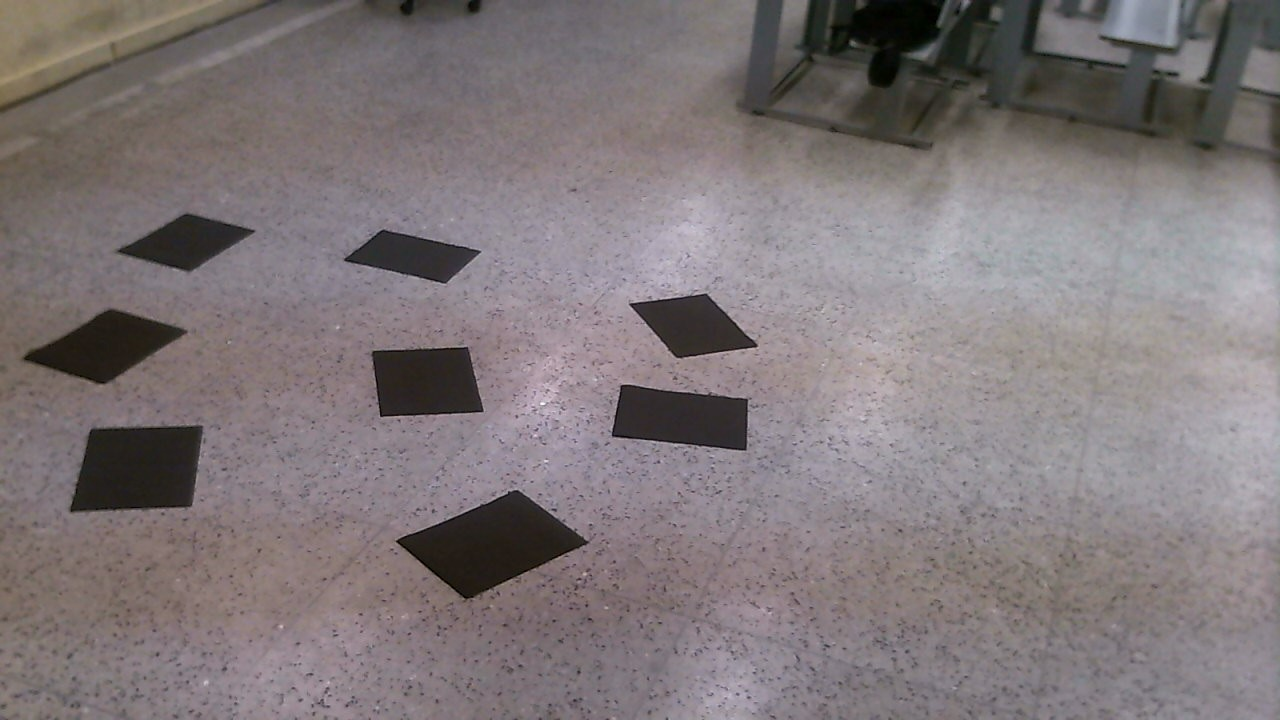
#> input picture input/camera2/picture065.jpg, 1280 x 720 px
$ python changeSize.py   (older library calls are emulated)
#> lines starting #> are read from the running program, lines starting #| are printed output that depends on the picture; after the words box and inside, x2 and y2 are one past the last pixel; in counts of white or black regions, pixels touching at a corner belong together
import cv2
import numpy as np
import glob
import copy


'''
while True:
    im = cv2.imread('input/camera1/picture059.jpg')

    im2 = cv2.resize(im, (0, 0), fx=0.5, fy=0.5)

    cv2.imshow('image1', im)
    cv2.imshow('image2', im2)

    k = cv2.waitKey(0)

    if k == 27:
        break

cv2.destroyAllWindows();

'''


im = 'input/camera2/picture065.jpg'
img = cv2.imread(im)
#> img is the input picture: shape (720, 1280, 3); mean B, G, R 121.2, 119.1, 127.5
#img = cv2.resize(im, (0,0), fx = 0.5, fy= 0.5)

cimg = cv2.cvtColor(img,cv2.COLOR_BGR2GRAY)
cimg = cv2.medianBlur(cimg,17)
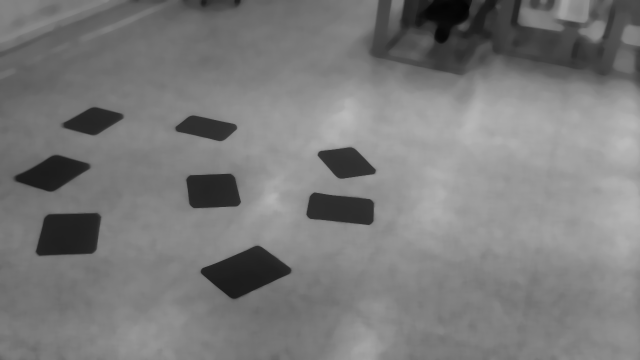
#> cimg: shape (720, 1280) (shown at 1/2 size); min 3, max 186, mean 122.6
img3 = cv2.GaussianBlur(cimg, (5,5), 0)

#cv2.imshow('img1', img2)
#cv2.imshow('img', img3)

ret,thresh1 = cv2.threshold(cimg, 70, 255,cv2.THRESH_BINARY)
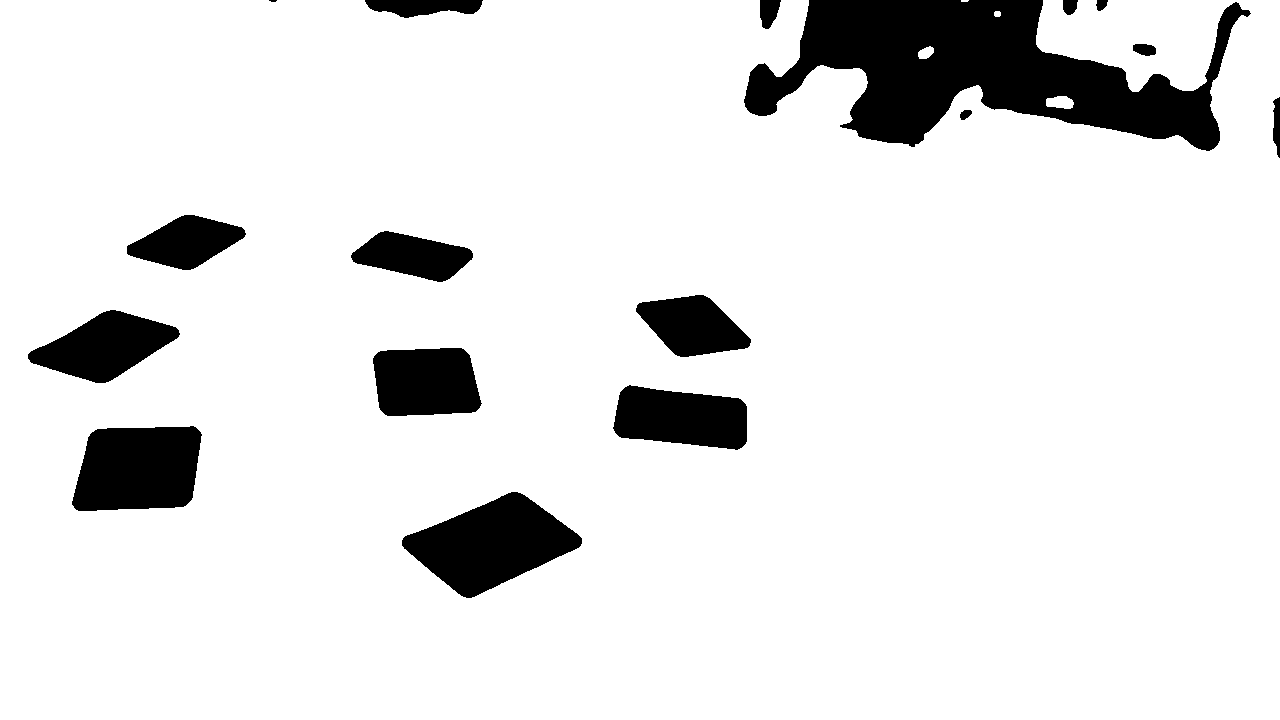
#> thresh1: shape (720, 1280); 89.9% white; 17 black regions (1 under 20 px)
t2 = copy.copy(thresh1)
cv2.imshow('thresh', t2)

x, y  = thresh1.shape
arr = np.zeros((x, y, 3), np.uint8)
final_contours= []
image, contours, hierarchy = cv2.findContours(t2,cv2.RETR_TREE,cv2.CHAIN_APPROX_SIMPLE)
#> contours = 15 contours, 1 with area under 20; largest, box (x1, y1, x2, y2) and area: (0, 0, 1280, 720) 877337, (401, 491, 583, 599) 10784, (71, 425, 203, 512) 9536, (612, 384, 748, 451) 6797, (372, 347, 483, 417) 6568
for i in range(len(contours)):
    cnt = contours[i]
    #cv2.drawContours(img, [cnt], -1, [0, 255,255])

    if cv2.contourArea(cnt) > 2500 and cv2.contourArea(cnt) < 20000 :
        cv2.drawContours(img, [cnt],-1, [0, 255, 255])
        cv2.fillConvexPoly(arr, cnt, [255, 255, 255])
        final_contours.append(cnt)
#> this loop made 15 passes
#> cnt on pass 4: [[961, 0], [961, 1], [967, 1], [968, 0]]
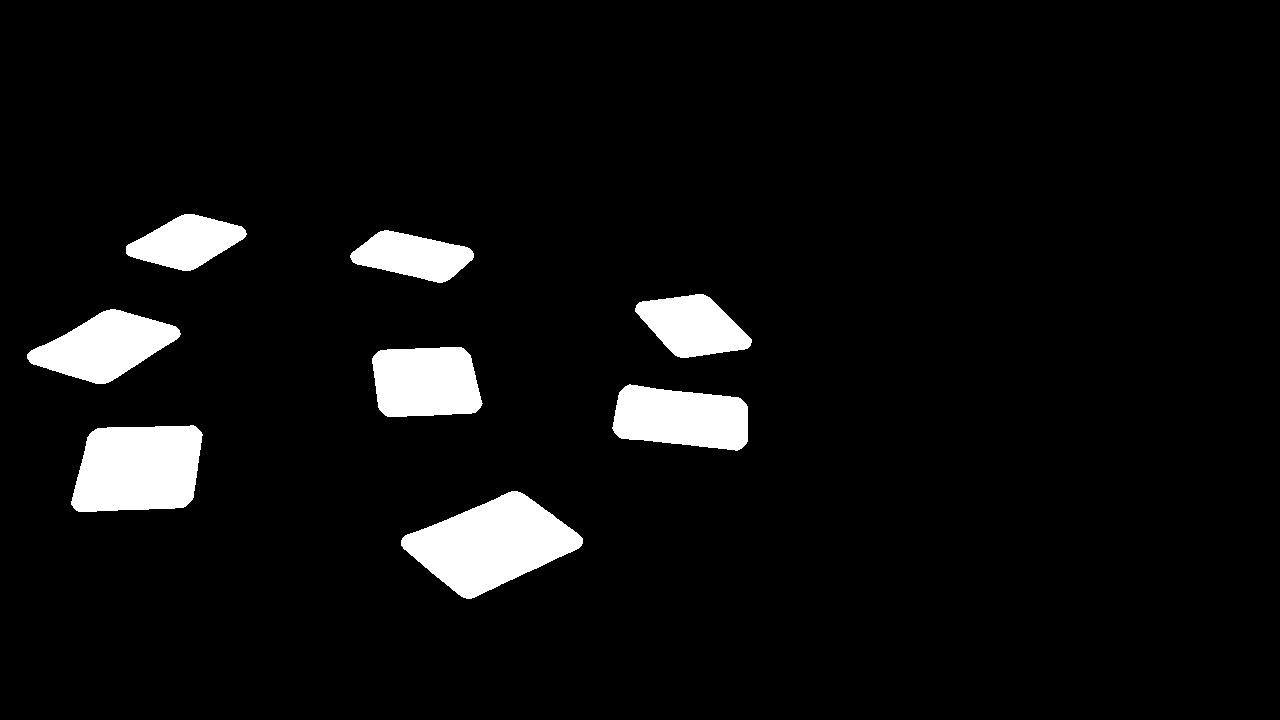
#> arr: shape (720, 1280, 3); 5.9% white; 8 white regions
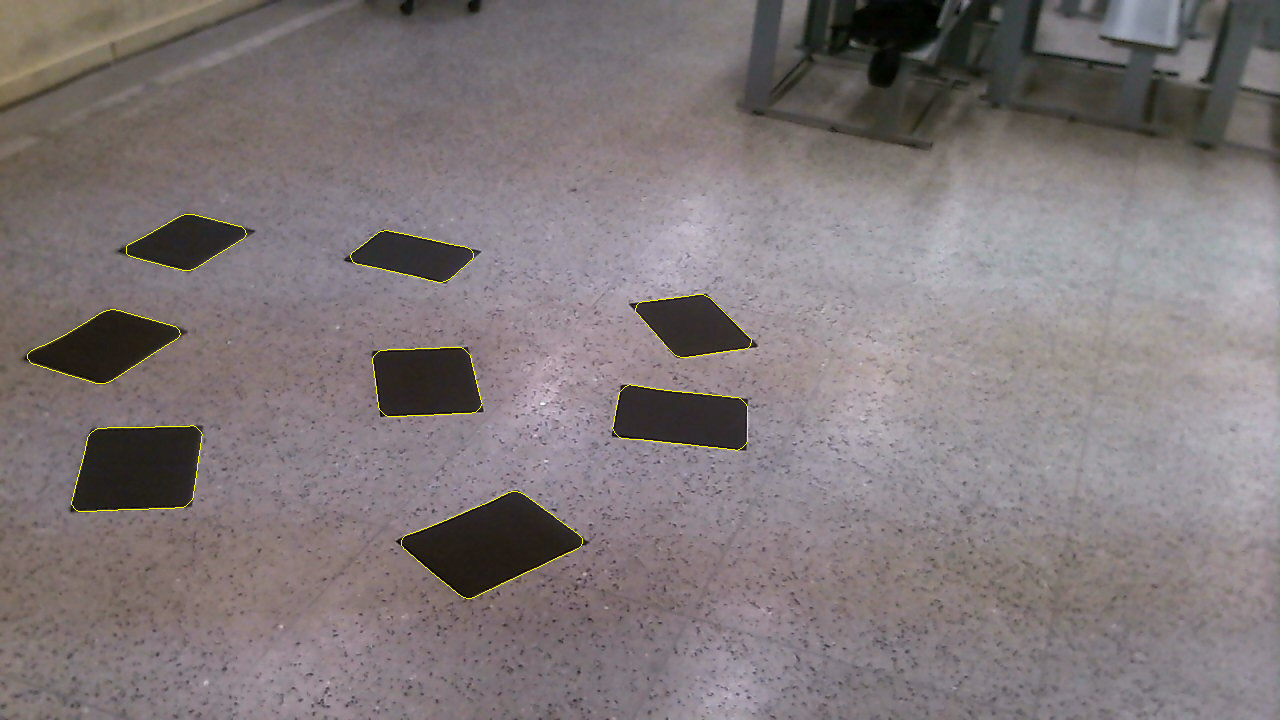
#> img: shape (720, 1280, 3); 0.27% of pixels changed, all inside (x1, y1, x2, y2) = (27, 214, 752, 599)
#> after the loop, final_contours = 8 contours; box (x1, y1, x2, y2) and area: (401, 491, 583, 599) 10784, (71, 425, 203, 512) 9536, (612, 384, 748, 451) 6797, (372, 347, 483, 417) 6568, (27, 309, 181, 384) 6394, (635, 294, 752, 358) 4732, (126, 214, 247, 271) 4076, (350, 230, 474, 283) 3956

arr = cv2.bitwise_not(arr)
#> arr: shape (720, 1280, 3); 94.1% white; 8 black regions, largest, box (x1, y1, x2, y2) and area: (401, 491, 583, 599) 10973, (71, 425, 203, 512) 9722, (612, 384, 748, 451) 6967
cv2.imshow('image1', img)
cv2.imshow('image2',arr)
cv2.imwrite('input/camera2/sample1.jpg', arr)
k = cv2.waitKey(0)
#> (key Esc is pressed here)

cv2.destroyAllWindows()

$ run again, with input/camera2/picture058.jpg copied over input/camera2/picture065.jpg
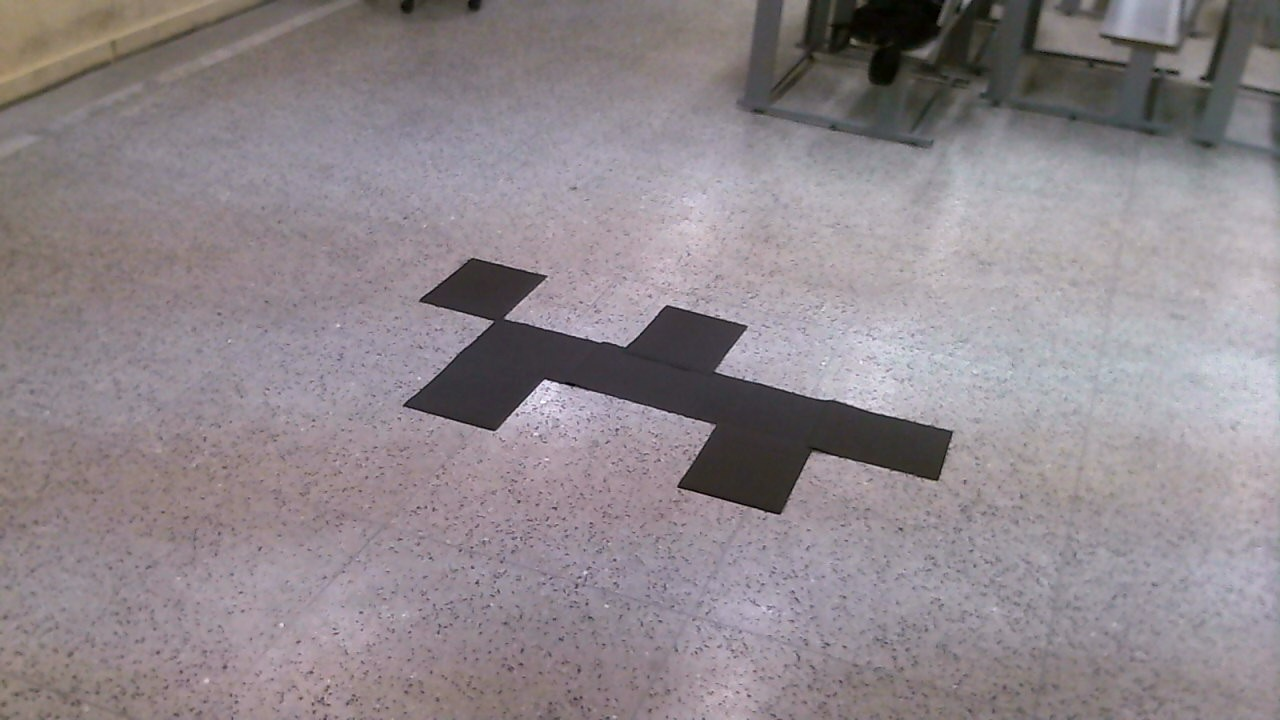
#> input picture input/camera2/picture058.jpg, 1280 x 720 px
#> img is the input picture: shape (720, 1280, 3); mean B, G, R 139.9, 134.9, 143.3
#> `cimg = cv2.medianBlur(cimg,17)`:
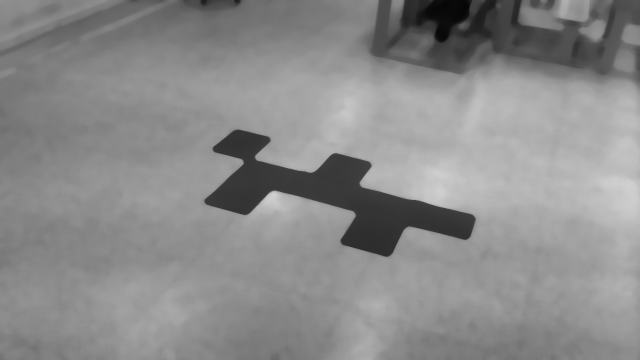
#> cimg: shape (720, 1280) (shown at 1/2 size); min 5, max 208, mean 138.7
#> `ret,thresh1 = cv2.threshold(cimg, 70, 255,cv2.THRESH_BINARY)`:
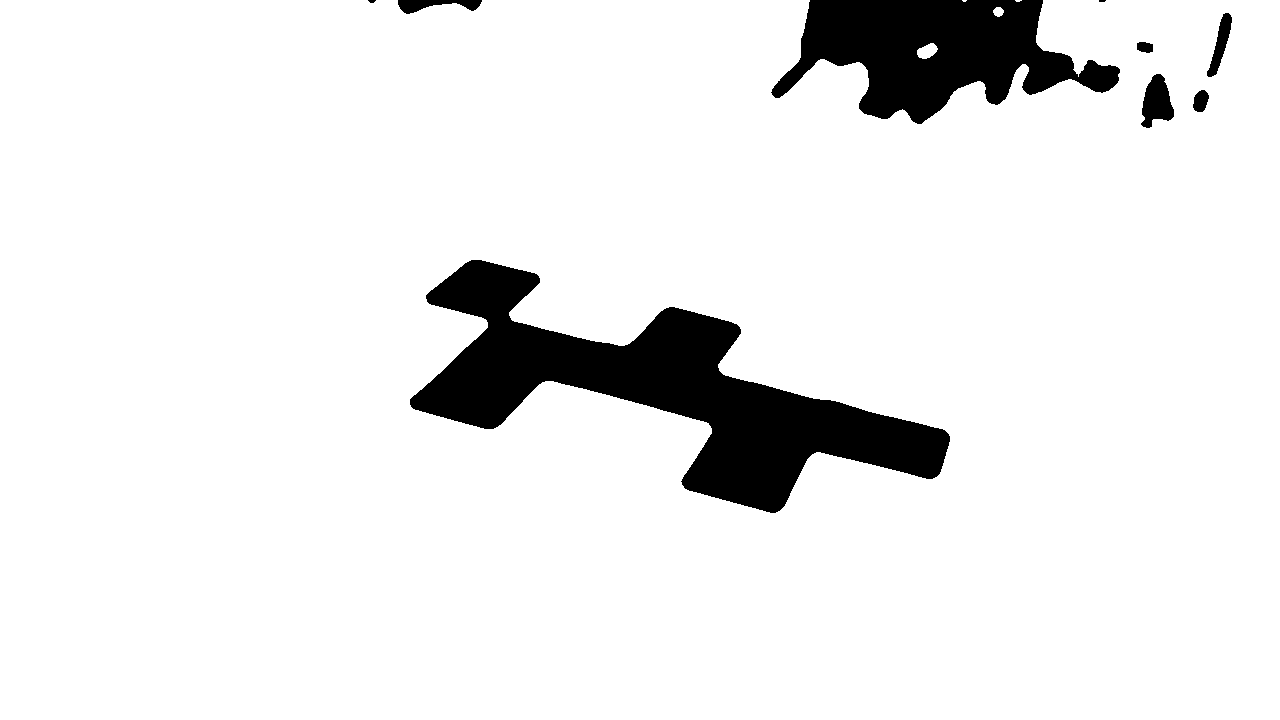
#> thresh1: shape (720, 1280); 92.1% white; 9 black regions (2 under 20 px)
#> contours = 10 contours, 2 with area under 20; largest, box (x1, y1, x2, y2) and area: (0, 0, 1280, 720) 894494, (409, 259, 951, 514) 46704, (1140, 73, 1175, 129) 1208, (1206, 12, 1233, 78) 714, (1192, 89, 1210, 113) 286, (917, 43, 938, 59) 201, (1136, 41, 1154, 54) 168, (993, 7, 1004, 17) 68
#> the loop `for i in range(len(contours)):` made 10 passes
#> cnt on pass 4: [[962, 0], [963, 1], [965, 1], [966, 0]]
#> after the loop `for i in range(len(contours)):`: final_contours = []
